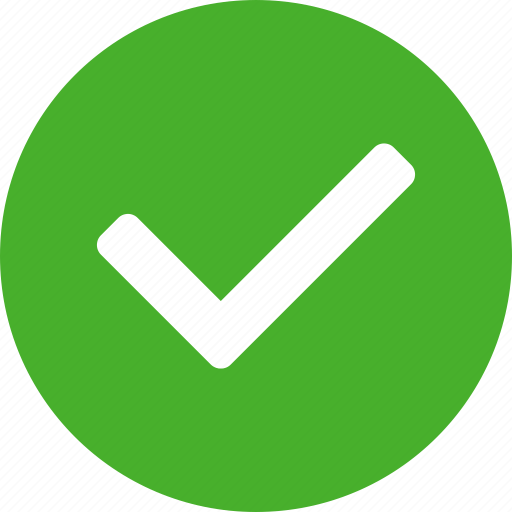
#> input picture dataset_downloader/done.png, 1024 x 1024 px (shown at 1/2 size); its folder holds only this picture in this run
$ python -i mask.py   (imports and definitions only)
#> lines starting #> are read from the running program, lines starting #| are printed output that depends on the picture; after the words box and inside, x2 and y2 are one past the last pixel; in counts of white or black regions, pixels touching at a corner belong together
# Import libraries
import os

import numpy
from PIL import Image, ImageDraw


def make_mask(im, masking_treshold = 40):
    """Function to create mask B&W mask from image

    Args:
        im (PIL.Image): Image
        masking_treshold (int, optional): Threshold for creating mask. Defaults to 40.

    Returns:
        PIL.Image: Mask
    """
    # Convert image to B&W (with shades of gray)
    gray = im.convert("L")
    # If point is brighter than threshold
    mask = gray.point(lambda p: p > masking_treshold and 255)
    return mask

def is_good(cropped_mask, min_color = 40):
    """Check if image is usable or not

    Args:
        cropped_mask (PIL.Image): Image cropped to wanted part
        min_color (int, optional): Minimum wanted average of pixels in region. Defaults to 40.

    Returns:
        bool: True if image is usable, otherwise False
    """
    # Check if image is +/- square
    if cropped_mask.size[0]/cropped_mask.size[1] > 1.05 or cropped_mask.size[0]/cropped_mask.size[1] < 0.95:
        # Image is not good if not square
        return False
    # Create numpy array from image
    arr = numpy.array(cropped_mask)
    # If average value in image is less than min_color
    if numpy.mean(arr) < min_color:
        # Not good
        return False
    # Else image is good
    return True

def parent_mask(img, masking_treshold = 40):
    """Function to create square mask for part of image with usable data

    Args:
        img (PIL.Image): Image to work on
        masking_treshold (int, optional): Threshold for creating mask (passed to make_mask()). Defaults to 40.

    Returns:
        tuple: Coordinates of mask box corners (all -1 if none created)
    """
    # Get B&W mask for image
    mask = make_mask(img, masking_treshold)
    # Calculate rectangular region with most data
    box = mask.getbbox()
    # Crop to wanted data
    cropped = mask.crop(box)
    # Check if image is uable or not
    if is_good(cropped):
        # Return coordinate of box corners
        return box
    else:
        # Not usable => return -1s
        return (-1,-1,-1,-1)

def mask_im(im, mask_box, color = (0,0,0)):
    """Create a circular region and fill everything else with one uniform color

    Args:
        im (PIL.Image): Image to work with
        mask_box (tuple): Region to crop to
        color (tuple, optional): Color to paint to rest of image. Defaults to (0,0,0).

    Returns:
        PIL.Image: _description_
    """
    # Create a new image with same size as inputed image, will be used as transparency mask
    trans_mask = Image.new("L", im.size, 0)
    # Draw white ellipse in the mask_box region
    draw = ImageDraw.Draw(trans_mask)
    draw.ellipse((mask_box[0] + 5, mask_box[1] + 2) + (mask_box[2] - 5, mask_box[3] - 5), fill=255)
    # Prepare black background
    bac = Image.new("RGB", im.size, (0,0,0))
    # Overlay all images with image in the background, black layer in the foreground and ellipse as transparency mask
    return Image.composite(im, bac, trans_mask)

def m_process_image(input_image, threshold = 40, output_size = (800,800), image_mask = False):
    """Function to process single image

    Args:
        input_image (string): Path to image to process
        threshold (int): Threshold for processing. Defaults to 40.
        output_size (tuple, optional): Size of outputed image. Defaults to (800,800).
        image_mask (string): Path to image mask (only for cropping). Defaults to False. (=> no mask to crop)

    Returns:
        PIL.Image or bool: PIL.Image if mask successfully created, else False
    """
#> called with input_image = '../dataset_downloader/done.png', threshold = 40, output_size = (800, 800), image_mask = False
    im = Image.open(input_image)
#> im is the input picture: PIL image 1024x1024 RGBA; mean R, G, B, A 76.3, 149.3, 56.4, 200.6
    im = im.convert("RGB")
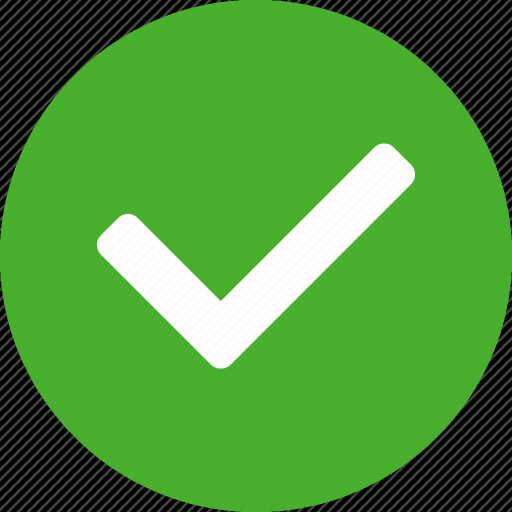
#> im: PIL image 1024x1024 RGB (shown at 1/2 size); mean R, G, B 76.3, 149.3, 56.4
    mask_box = parent_mask(im, threshold)
#> in make_mask, `gray = im.convert("L")`:
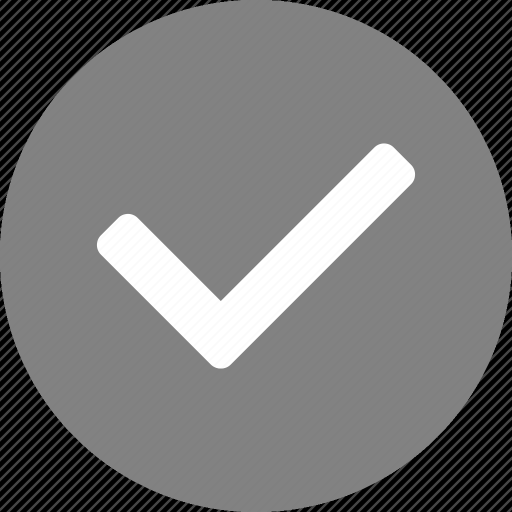
#> gray: PIL image 1024x1024 L (shown at 1/2 size); min 0, max 255, mean 117
#> in make_mask, `mask = gray.point(lambda p: p > masking_treshold and 255)`:
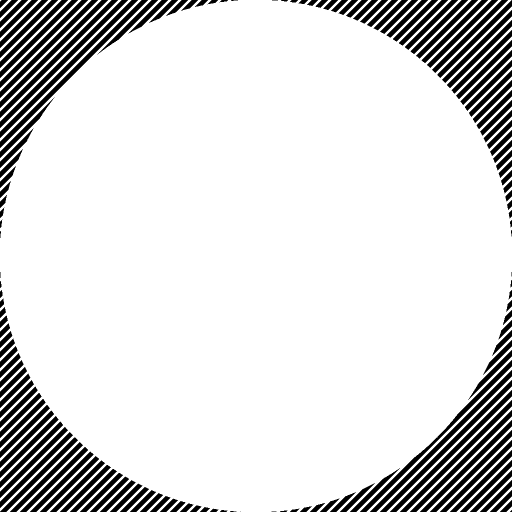
#> mask: PIL image 1024x1024 L (shown at 1/2 size); 86.2% white; 164 black regions (10 under 20 px), largest, box (x1, y1, x2, y2) and area: (0, 0, 296, 296) 3770, (740, 740, 1024, 1024) 3614, (720, 720, 1024, 1024) 3557
#> in parent_mask, `box = mask.getbbox()`: box = (0, 0, 1024, 1024)
#> mask_box = (0, 0, 1024, 1024)
    if mask_box != (-1,-1,-1,-1):
        # Usable image/mask
        cropped = im.crop(mask_box)
        cropped = mask_im(cropped, (5, 5, cropped.size[0]-5, cropped.size[1]-5))
#> in mask_im, `trans_mask = Image.new("L", im.size, 0)`: trans_mask: PIL image 1024x1024 L; every value is 0
#> in mask_im, `bac = Image.new("RGB", im.size, (0,0,0))`: bac: PIL image 1024x1024 RGB; every value is 0
#> in mask_im, `return Image.composite(im, bac, trans_mask)`:
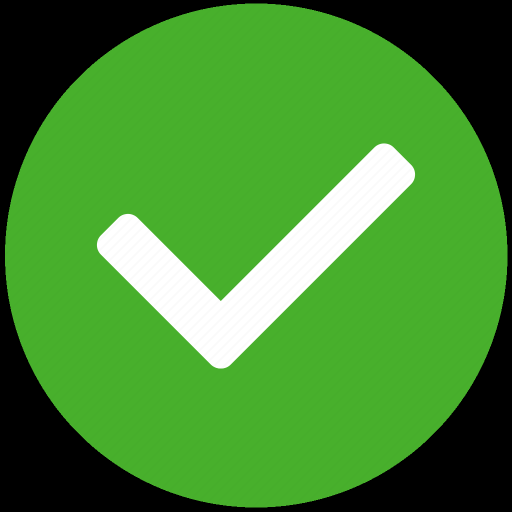
#> returned value: PIL image 1024x1024 RGB (shown at 1/2 size); mean R, G, B 69.1, 139.2, 50.4
        resized = cropped.resize(output_size)
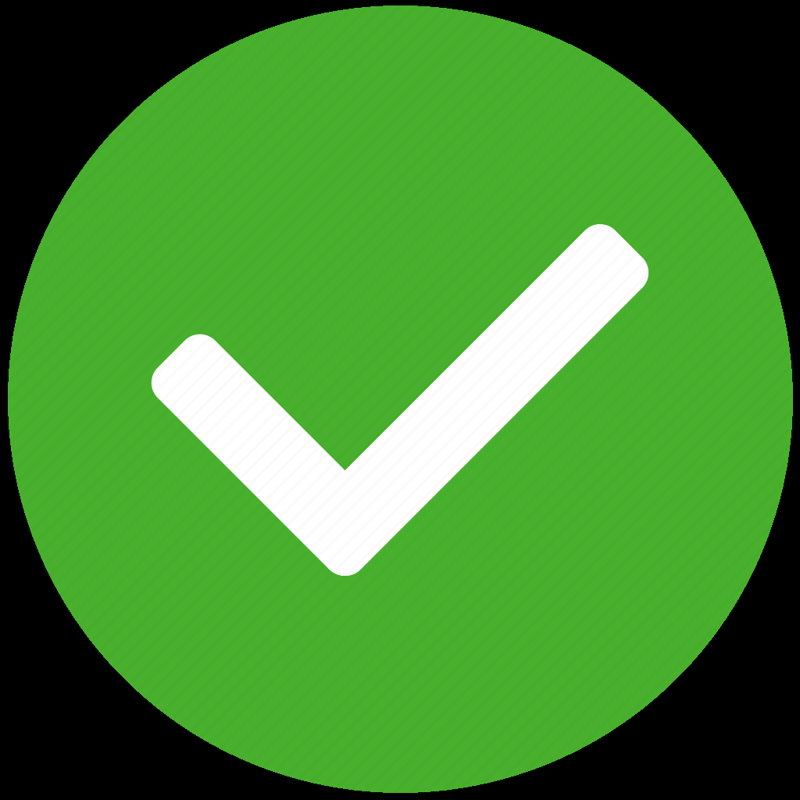
#> resized: PIL image 800x800 RGB; mean R, G, B 69.2, 139.3, 50.4
        if image_mask != False:
            mask_image = Image.open(image_mask)
            mask_image = mask_image.crop(mask_box)
            mask_image = mask_im(mask_image, (5, 5, mask_image.size[0]-5, mask_image.size[1]-5))
            mask_resized = mask_image.resize(output_size)
            return [resized, mask_resized]

        return [resized]
    else:
        # Unusable image
        return False

def find_mask(input_folder, treshold, tolerance = 30):
    masks = []
    for filename in os.listdir(input_folder):
        if filename.endswith(".jpg"):
            im = Image.open(input_folder + "/" + filename)
            im = im.convert("RGB")
            mask_box = parent_mask(im, treshold)
            if mask_box != (-1,-1,-1,-1):
                masks.append(mask_box)
        if len(masks) > 2:
            new = []
            for i in range(4):
                print(i)
                new.append (int((masks[0][i] + masks[1][i] + masks[2][i]) / 3))

            passed = True
            for i in range(3):
                for j in range(4):
                    if masks[i][j] > new[j] + tolerance or masks[i][j] < new[j] - tolerance:
                        masks = []
                        passed = False
            if passed:
                return new

# [22 lines not run here, left out]


>>> result = m_process_image('../dataset_downloader/done.png')
#> result = 1 item

$ run again, on dataset_downloader/fail.png
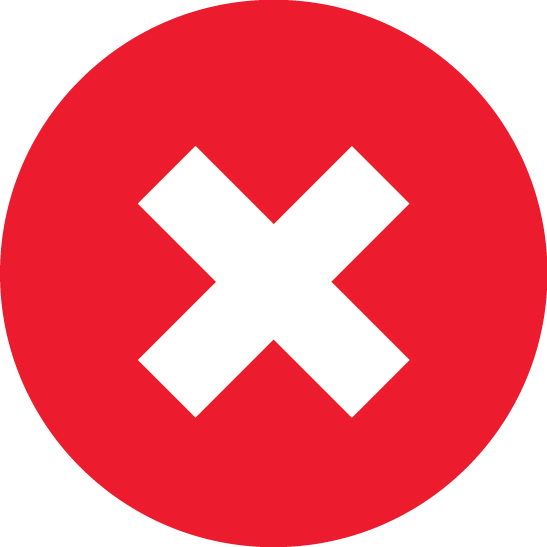
#> input picture dataset_downloader/fail.png, 547 x 547 px
#> in m_process_image, im is the input picture: PIL image 547x547 P; mean R, G, B, A 205.7, 76, 89.9, 200.7
#> im: PIL image 547x547 RGB
#> in make_mask, `gray = im.convert("L")`:
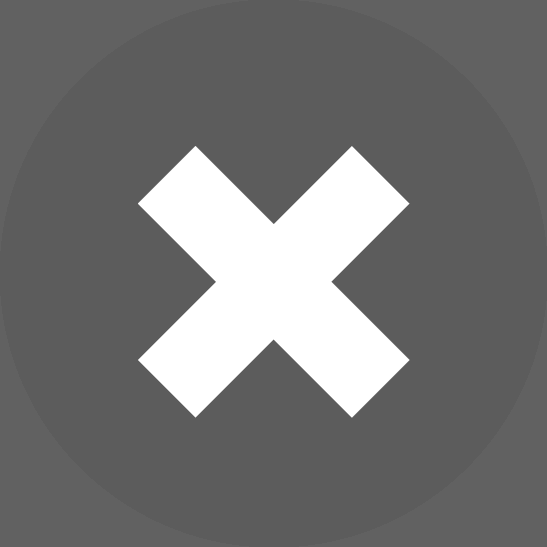
#> gray: PIL image 547x547 L; min 92, max 255, mean 116.3
#> mask: PIL image 547x547 L; every value is 255
#> box = (0, 0, 547, 547)
#> trans_mask: PIL image 547x547 L; every value is 0
#> bac: PIL image 547x547 RGB; every value is 0
#> in mask_im, `return Image.composite(im, bac, trans_mask)`:
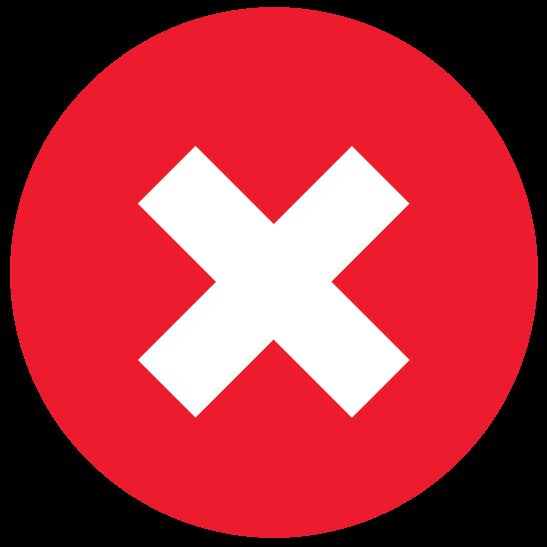
#> returned value: PIL image 547x547 RGB; mean R, G, B 176.9, 52.5, 63.6
#> result = 1 item
